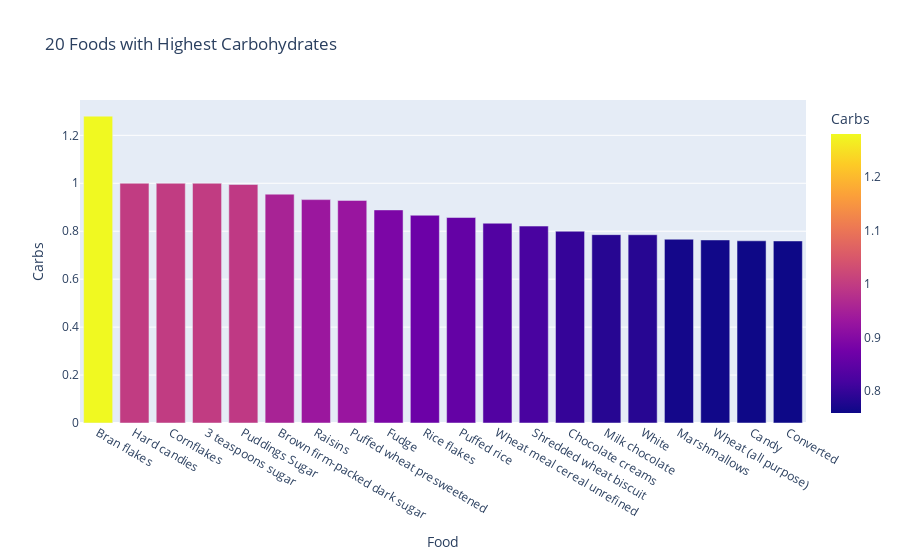

The notebook cell this image was saved under:
### Markdown cell above
Now for Carbohydrates:

### Code cell
carbs = nutrition.sort_values(by='Carbs', ascending= False)
top_20_carbs = carbs.head(20)
fig = px.bar(top_20_carbs, x='Food', y='Carbs', color='Carbs', title=' 20 Foods with Highest Carbohydrates', template = 'plotly')
fig.show()

### Figure 1 — Plotly figure (JSON) as saved in the notebook; plotly's stock layout.template omitted (floating-point values rounded to 4 significant figures)
{"data": [{"alignmentgroup": "True", "hovertemplate": "Food=%{x}<br>Carbs=%{marker.color}<extra></extra>", "legendgroup": "", "marker": {"color": [1.28, 1, 1, 1, 0.995, 0.9545, 0.9318, 0.9286, 0.8889, 0.8667, 0.8571, 0.8333, 0.8214, 0.8, 0.7857, 0.7853, 0.7667, 0.7636, 0.76, 0.7594], "coloraxis": "coloraxis", "pattern": {"shape": ""}}, "name": "", "offsetgroup": "", "orientation": "v", "showlegend": false, "textposition": "auto", "type": "bar", "x": ["Bran flakes", "Hard candies", "Cornflakes", "3 teaspoons sugar", "Puddings Sugar", "Brown firm-packed dark sugar", "Raisins", "Puffed wheat presweetened", "Fudge", "Rice flakes", "Puffed rice", "Wheat meal cereal unrefined", "Shredded wheat biscuit", "Chocolate creams", "Milk chocolate", "White", "Marshmallows", "Wheat (all purpose)", "Candy", "Converted"], "xaxis": "x", "y": [1.28, 1, 1, 1, 0.995, 0.9545, 0.9318, 0.9286, 0.8889, 0.8667, 0.8571, 0.8333, 0.8214, 0.8, 0.7857, 0.7853, 0.7667, 0.7636, 0.76, 0.7594], "yaxis": "y"}], "layout": {"autosize": true, "barmode": "relative", "coloraxis": {"colorbar": {"title": {"text": "Carbs"}}, "colorscale": [[0, "#0d0887"], [0.1111, "#46039f"], [0.2222, "#7201a8"], [0.3333, "#9c179e"], [0.4444, "#bd3786"], [0.5556, "#d8576b"], [0.6667, "#ed7953"], [0.7778, "#fb9f3a"], [0.8889, "#fdca26"], [1, "#f0f921"]]}, "legend": {"tracegroupgap": 0}, "title": {"text": " 20 Foods with Highest Carbohydrates"}, "xaxis": {"anchor": "y", "autorange": true, "domain": [0, 1], "range": [-0.5, 19.5], "title": {"text": "Food"}, "type": "category"}, "yaxis": {"anchor": "x", "autorange": true, "domain": [0, 1], "range": [0, 1.347], "title": {"text": "Carbs"}, "type": "linear"}}}
